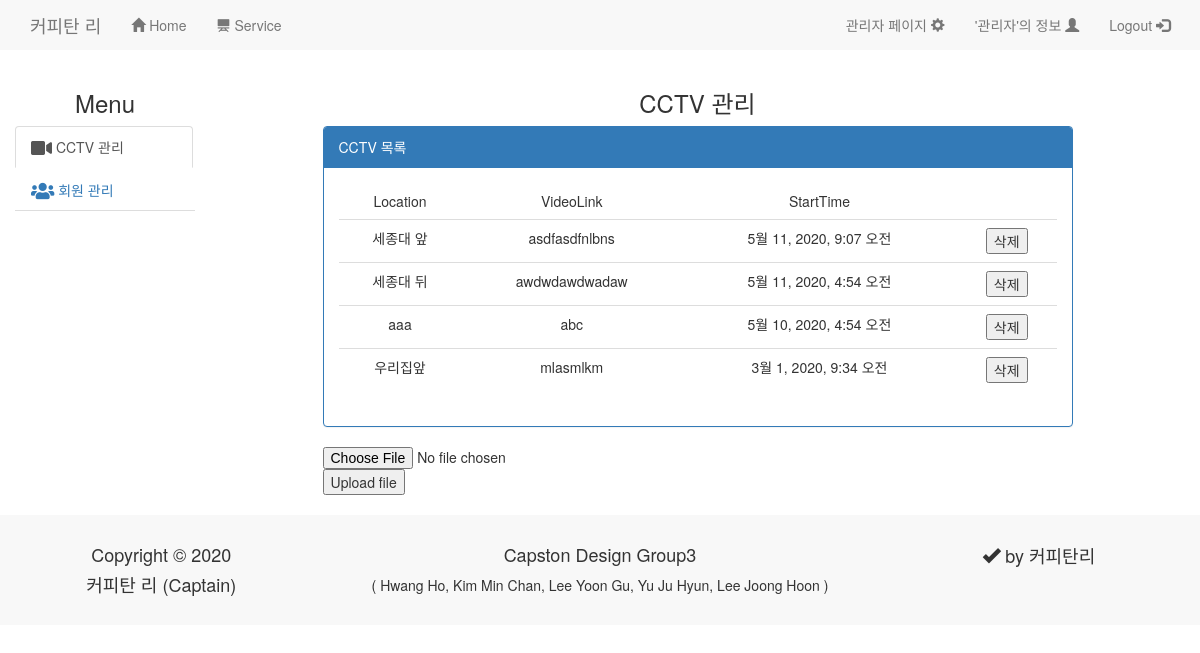
Page /manage/ (signed in) on the earlier database version.
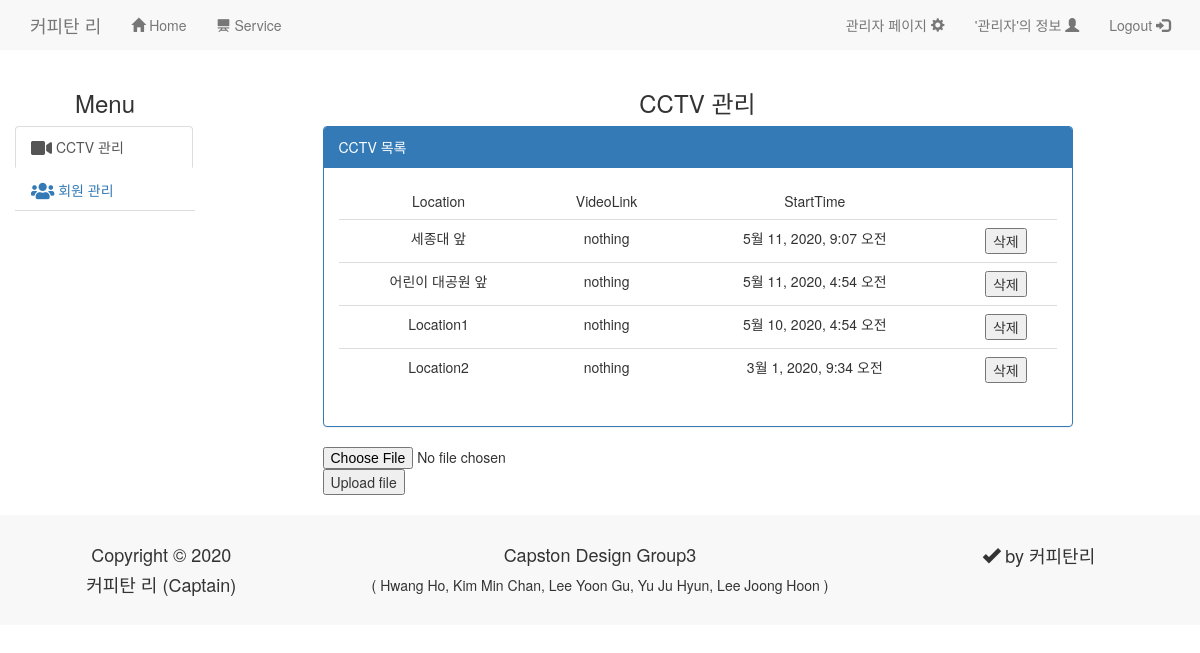
Same page on the later database version.
### home/models.py (models this page shows, shortened)
class Profile(models.Model) :
    class MemberPermission(models.TextChoices):
        ADMIN = 'admin'
        MEMBER = 'member'
    user = models.OneToOneField(User, on_delete=models.CASCADE)
    name = models.CharField(max_length=20)
    permission = models.CharField(MemberPermission.choices, default=MemberPermission.MEMBER, max_length=10)
    class Meta:
        db_table = 'Profile'

### recognition/models.py (models this page shows)
class Cctv(models.Model) :
    video_link = models.CharField(max_length=200)
    location = models.CharField(max_length=100)
    start_time = models.DateTimeField()
    latitude = models.CharField(max_length=20, default='')
    longtitude = models.CharField(max_length=20, default='')
    class Meta:
        db_table = "Cctv"

### manage/views.py (the view)
# urls.py: path('manage/', include("manage.urls")),
def manage(req):
    cur_user = req.user
    if cur_user.is_authenticated:
        user = Profile.objects.get(user=auth.get_user(req))
        if user.permission == 'admin':
            qs = Cctv.objects.all()
            return render(req,'manage.html', {'user':user, 'qs':qs})
        else:
            messages.info(req, '관리자가 아닙니다.')
            return redirect('home:index')
    else:
        messages.info(req, '로그인 후 이용하세요.')
        return redirect("home:index")

### manage/templates/manage.html (shortened to what this page needs)
{% load static %}
<!DOCTYPE html>
<html>
    <head>
		<link rel="stylesheet" href="{% static 'vendor/bootstrap/css/bootstrap.css' %}">
        <link rel="stylesheet" href="https://cdnjs.cloudflare.com/ajax/libs/font-awesome/5.8.2/css/all.min.css"/>
    </head>
    <body>
    {% include 'nav.html' %}
<br>
    <div class="container-fluid">
        <div class="nav col-sm-2">
            <ul class="nav nav-tabs nav-stacked">
                <h3>Menu</h3>
                <li class="nav-item active in">
                    <a class="nav-link" data-toggle="tab" href="#tab-content-cctvManage" id="tab-cctvManage">
                        <i class="fas fa-video fa-lg"></i>&nbsp;CCTV 관리</a>
                </li>
                <li class="nav-item">
                    <a class="nav-link " data-toggle="tab" href="#tab-content-userManage" id="tab-userManage" onclick="reaAllUser()">
                        <i class="fas fa-users fa-lg"></i>&nbsp;회원 관리</a>
                </li>
            </ul>
        </div>
        <div class="tab-content col-sm-8 col-sm-offset-1">
            <div class="tab-pane fade active in" id="tab-content-cctvManage">
                <h3>CCTV 관리</h3>
                <div class="box" style="background-color: white">
                 <div class="panel panel-primary">
                    <div class="panel-heading">CCTV 목록</div>
                    <div id = cctv_panel_body class="panel-body">
                    <table class="table"><thead><tr><td>Location</td><td>VideoLink</td><td>StartTime</td><td></td></tr></thead>
                        <tbody id="cctv_list_box">
                            {% for temp in qs %}
                                <tr>
                                    <td>{{temp.location}}</td>
                                    <td>{{temp.video_link}}</td>
                                    <td>{{temp.start_time}}</td>
                                    <td><input type="button" value="삭제" onclick="location.href = '{% url 'manage:delCctv' temp.id %}'"></td>
                                </tr>
                            {% endfor %}
                        </tbody></table>
                    </div>
                 </div>
                 <div style="background-color: #fff">
                    <form method = "post" action="{% url 'manage:uploadcctv' %}" enctype="multipart/form-data" style="background-color: #fff">
                        <input id=input_video type="file" name="video">
                        <button type="submit">Upload file</button>
                    </form>
                 </div>
                </div>
            </div>
        </div>
    </div>
    <br>
        {% include 'footer.html' %}
	</body>
</html>

### home/templates/nav.html (shortened to what this page needs)
<link href="//maxcdn.bootstrapcdn.com/bootstrap/3.3.6/css/bootstrap.min.css" type="text/css" rel="stylesheet">
    <nav class="nav navbar-default">
			<div class="container-fluid">
				<div class="nav-header">
					<a class="navbar-brand" href="{% url 'home:index' %}">커피탄 리</a>
				</div>
				<div class="collapse navbar-collapse" id="bs-example-navbar-collapse-1">
					<ul class="nav navbar-nav">
						<li><a href="{% url 'home:index' %}">
                            <span class="glyphicon glyphicon-home" aria-hidden="true"></span>
                            Home
                        </a></li>
						<li><a href="{% url 'recognition:recognition' %}">
                            <span class="glyphicon glyphicon-blackboard" aria-hidden="true"></span>
                            Service
                        </a></li>
					</ul>
                    <ul class="nav navbar-nav navbar-right">
						{% if user == None %}
                        <li><a href="{% url 'home:login' %}">
                            Login
                            <span class="glyphicon glyphicon-log-in" aria-hidden="true"></span>
                        </a></li>
						<li><a href="{% url 'home:register' %}">
                            Register
                            <span class="glyphicon glyphicon-user" aria-hidden="true"></span>
                        </a></li>
                        {% else %}
                            {% if user.permission  == 'admin' %}
                                <li><a href="{% url 'manage:manage' %}">관리자 페이지
                                <span class="glyphicon glyphicon-cog" aria-hidden="true"></span></a></li>
                            {% endif %}
                            <li><a href="{% url 'home:mypage' %}">
                                '{{ user.name }}'의 정보
                                <span class="glyphicon glyphicon-user" aria-hidden="true"></span>
                            </a></li>
                            <li><a href="{% url 'home:logout' %}">
                                Logout
                                <span class="glyphicon glyphicon-log-in" aria-hidden="true"></span>
                            </a></li>
                        {% endif %}
					</ul>
				</div>
			</div>
		</nav>

### home/templates/footer.html
<footer style="background-color: #F8F8F8">
		<div class="container">
				<br>
				<div class="row">
					<div class="col-sm-3" style="text-align: center;"><h4>Copyright &copy; 2020</h4><h4>커피탄 리 (Captain)</h4></div>
					<div class="col-sm-6" style="text-align: center"><h4>Capston Design Group3</h4><p>( Hwang Ho, Kim Min Chan, Lee Yoon Gu, Yu Ju Hyun, Lee Joong Hoon )</p></div>
					<div class="col-sm-3"><h4 style="text-align: center;"><span class="glyphicon glyphicon-ok"></span>&nbsp;by 커피탄리</h4></div>
                    <br>
				</div>
			</div>
        <br>
</footer>

### manage/templates/manage.html (style rules this page uses)
h3 { text-align: center; }
.box { background-color: #9d9d9d; }
li { list-style: none; }
table { text-align: center; }

Differences in the rows shown:
changed Cctv "세종대 앞": video_link "asdfasdfnlbns" → "nothing"
changed Cctv: location "세종대 뒤" → "어린이 대공원 앞"; video_link "awdwdawdwadaw" → "nothing"
changed Cctv: location "aaa" → "Location1"; video_link "abc" → "nothing"
changed Cctv: location "우리집앞" → "Location2"; video_link "mlasmlkm" → "nothing"
